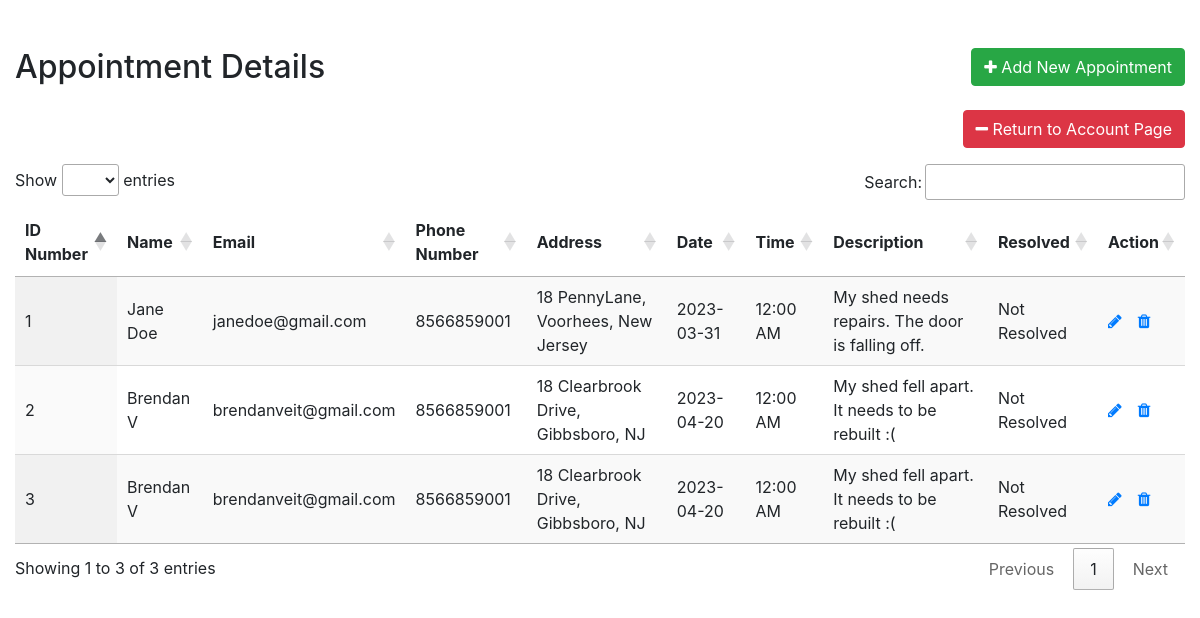
Screenshot of /viewAppointments.php (signed in) with the database file from the repository.
### tables this page shows
CREATE TABLE `appointments` (
  `id` int(11) NOT NULL,
  `name` varchar(128) NOT NULL,
  `email` varchar(319) NOT NULL,
  `phoneNum` varchar(16) NOT NULL,
  `address` varchar(128) NOT NULL,
  `date` date NOT NULL,
  `time` time NOT NULL,
  `description` mediumtext NOT NULL,
  `resolved` tinyint(1) NOT NULL DEFAULT 0
);

### viewAppointments.php (the view, shortened to what this page needs)
<!DOCTYPE html>
<html lang="en">
<head>
    <link rel="stylesheet" href="https://stackpath.bootstrapcdn.com/bootstrap/4.5.2/css/bootstrap.min.css">
    <link rel="stylesheet" href="https://maxcdn.bootstrapcdn.com/font-awesome/4.7.0/css/font-awesome.min.css">
    <link rel="stylesheet" href="https://cdn.datatables.net/1.13.4/css/jquery.dataTables.css" />
</head>
<body>
    <div class="wrapper">
        <div class="container-fluid">
            <div class="row">
                <div class="col-md-12">
                    <div class="mt-5 mb-3 clearfix">
                        <h2 class="pull-left">Appointment Details</h2>
                        <a href="appointment.php" class="btn btn-success pull-right"><i class="fa fa-plus"></i> Add
                            New
                            Appointment</a>
                    </div>
                    <div class="mt-3 mb-3 clearfix">
                        <a href="CustomerAccountPage.php" class="btn btn-danger pull-right"><i class="fa fa-minus"></i>
                            Return to Account Page</a>
                    </div>
                    <?php
                    require_once "config.php";
                    $email = $_SESSION['email'];
                    $temp = "SELECT * FROM users WHERE email = '$email'";
                    $result2 = $db->query($temp);
                    $row = $result2->fetch();
                    if ($row['authLevel'] == 1) {
                        $sql = "SELECT * FROM appointments";
                    } else {
                        $sql = "SELECT * FROM appointments WHERE email = '$email'";
                    }
                    if ($result = $db->query($sql)) {
                        if ($result->rowCount() > 0) {
                            echo '<table id="myTable" class="display">';
                            echo "<thead>";
                            echo "<tr>";
                            echo "<th>ID Number</th>";
                            echo "<th>Name</th>";
                            echo "<th>Email</th>";
                            echo "<th>Phone Number</th>";
                            echo "<th>Address</th>";
                            echo "<th>Date</th>";
                            echo "<th>Time</th>";
                            echo "<th>Description</th>";
                            echo "<th>Resolved</th>";
                            echo "<th>Action</th>";
                            echo "</tr>";
                            echo "</thead>";
                            echo "<tbody>";
                            while ($row = $result->fetch()) {
                                echo "<tr>";
                                echo "<td>" . $row['id'] . "</td>";
                                echo "<td>" . $row['name'] . "</td>";
                                echo "<td>" . $row['email'] . "</td>";
                                echo "<td>" . $row['phoneNum'] . "</td>";
                                echo "<td>" . $row['address'] . "</td>";
                                echo "<td>" . $row['date'] . "</td>";
                                $time = $row['time'];
                                echo "<td>" . date('h:i A', strtotime($time)) . "</td>";
                                echo "<td>" . $row['description'] . "</td>";
                                if ($row['resolved'] == 0) {
                                    echo "<td>Not Resolved</td>";
                                } else {
                                    echo "<td>Resolved</td>";
                                }
                                echo "<td>";
                                echo '<a href="updateAppointment.php?id=' . $row['id'] . '" class="mr-3" title="Update Record" data-toggle="tooltip"><span class="fa fa-pencil"></span></a>';
                                echo '<a href="deleteAppointment.php?id=' . $row['id'] . '" title="Delete Record" data-toggle="tooltip"><span class="fa fa-trash"></span></a>';
                                echo "</td>";
                                echo "</tr>";
                            }
                            echo "</tbody>";
                            echo "</table>";
                        } else {
                            echo '<div class="alert alert-danger"><em>No records were found.</em></div>';
                        }
                    } else {
                        echo "Oops! Something went wrong. Please try again later.";
                    }
                    ?>
                </div>
            </div>
        </div>
    </div>
</body>
</html>

### viewAppointments.php (style rules this page uses)
.wrapper { width: 100%; margin: 0 auto; }

### rows the page displays
appointments: id "1", name "Jane Doe", email "janedoe@gmail.com", phoneNum "8566859001", address "18 PennyLane, Voorhees, New Jersey", date "2023-03-31", time "12:00 AM", description "My shed needs repairs. The door is falling off.", resolved "Not Resolved"
appointments: id "2", name "Brendan V", email "brendanveit@gmail.com", phoneNum "8566859001", address "18 Clearbrook Drive, Gibbsboro, NJ", date "2023-04-20", time "12:00 AM", description "My shed fell apart. It needs to be rebuilt :(", resolved "Not Resolved"
appointments: id "3", name "Brendan V", email "brendanveit@gmail.com", phoneNum "8566859001", address "18 Clearbrook Drive, Gibbsboro, NJ", date "2023-04-20", time "12:00 AM", description "My shed fell apart. It needs to be rebuilt :(", resolved "Not Resolved"
